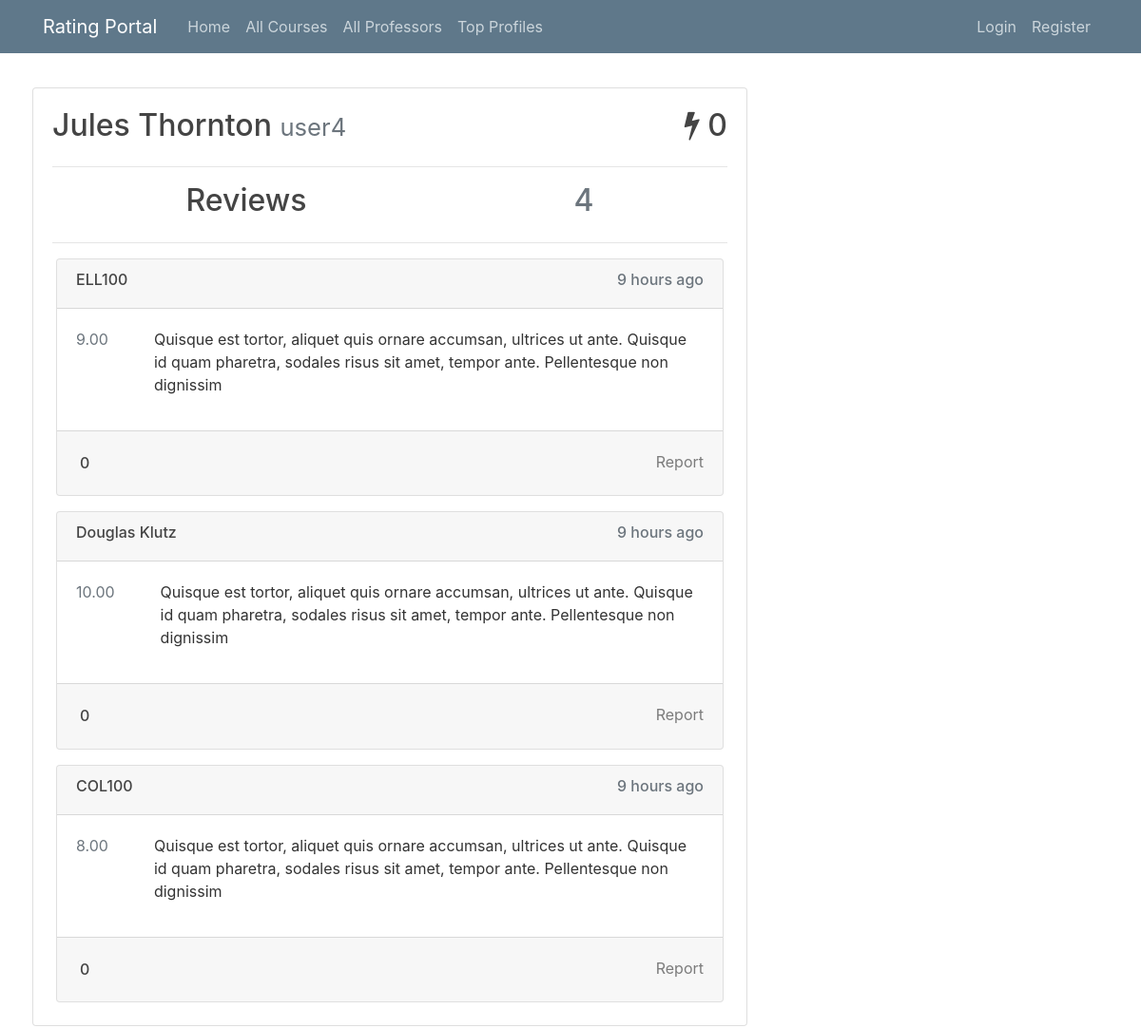
The page /profile/user4/ on the database as committed earlier.
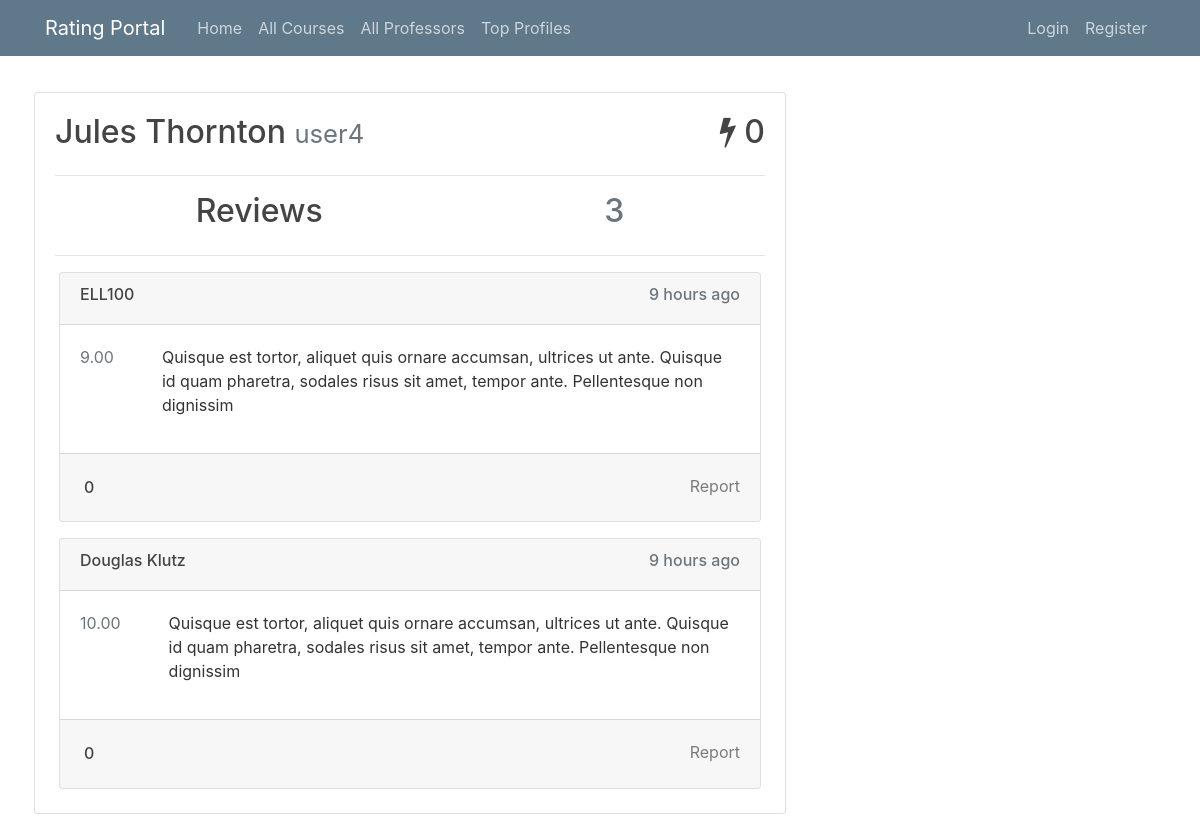
The same page on the database as committed later.
### review/models.py (models this page shows, shortened)
class Review(models.Model):
    score = models.DecimalField(decimal_places=2,max_digits=4)
    reviewContent = models.TextField()
    courseName = models.CharField(max_length=120)
    courseID = models.IntegerField()
    dateAdded = models.DateTimeField(auto_now=False, auto_now_add=True)
    author = models.ForeignKey(User, on_delete= models.CASCADE,related_name='reviews_written')
    isAnonymous = models.BooleanField(default=False)
    class Meta:
        ordering =['-dateAdded']
    def flaggers(self):
        return [u.reporter for u in self.flags.all()]
    def getPageType(self):
        pageType = Course.objects.get(id=self.courseID).pageType
        if pageType=='p':
            return 'professor'
        elif pageType=='c':
            return 'course'

### users/views.py (the view, shortened to what this page needs)
# urls.py: path("profile/<str:profileOwner>/", user_views.profile, name="profile"),
def profile(request, profileOwner):
    profileOwner=User.objects.get(username=profileOwner)
    return render(
        request,
        "users/profile.html",
        {"profileOwner": profileOwner,'currentView':'profile','profileScore':profileOwner.customusermodel.getTotalScore()},
    )

### review/templatetags/customFilters.py (called while the page is built)
@register.filter
def subtract(value,args):
    if value=='':
        value=0
    if args=='':
        args=0
    return int(value)-int(args)

### users/models.py (called while the page is built)
    def getTotalScore(self):
        count = 0
        for review in self.user.reviews_written.all():
            try:
                count+=review.likes.users.count()-review.dislikes.users.count()
            except Review.likes.RelatedObjectDoesNotExist as identifier:
                continue
        return count

### users/templates/users/profile.html (shortened to what this page needs)
{% extends "users/base.html" %}
{% load humanize %}
{% block content %}
<div class="card-body">
    <div class="d-flex justify-content-between">
    <h2>{{profileOwner.first_name}} {{profileOwner.last_name}} <small class="text-muted">{{profileOwner.username}}</small></h2>
    <h2><i class="fa fa-bolt"></i> {{profileScore}}</h2>
    </div>
    <hr>
    <div class="d-flex justify-content-around">
        <h2>Reviews</h2>
        <h2 class="text-muted">{{profileOwner.reviews_written.all.count}}</h2>
    </div>
    <hr>
    {% for review in profileOwner.reviews_written.all %}
    {% include "review/review.html" %}
    {%empty%}
    <h5>No reviews yet.</h5>
    {% endfor %}
</div>
{% endblock content %}

### review/templates/review/review.html (shortened to what this page needs)
{% load humanize %}
{% load customFilters %}
{% if currentView == 'profile' and review.isAnonymous and review.author != request.user and not request.user.is_superuser %}
{%else%}
<div class="card m-1 mt-3">
    <div class="card-header">
        <div class="d-flex justify-content-between">
            {% if currentView == 'profile' %}
            <a class="card-link text-dark" href="{%url review.getPageType review.courseID%}">
                <h6>{{review.courseName}}</h6>
            </a>
            {%endif%}
            <h6 class="text-muted">{{review.dateAdded|naturaltime}}</h6>
        </div>
    </div>
    <div class="card-body">
        <div class="d-flex justify-content-between">
            <span class="text-secondary">
                {{review.score}}
            </span>
            <p class="ml-5">
                {{review.reviewContent}}
            </p>
        </div>
    </div>
    <div class="card-footer text-right ">
        <div class="d-flex justify-content-between">
            <form method="post" class="form-inline">
                <h6 class="text-weight-bold mt-2 p-1">
                    {{review.likes.users.count|subtract:review.dislikes.users.count}}
                </h6>
            </form>
            {% if currentView == 'all' %}
                {% if user.is_superuser %}
                <a href="{%url 'reportAction' review.id%}" class="card-link text-black-50">Take Action</a>
                {%endif%}
            {% else %}
                {% if user.is_superuser %}
                <a class="card-link text-black-50 mt-2"
                    href="{% url 'delete' reviewID=review.id %}?next={{request.path}}">Delete</a>
                {% else %}
                {% if user.get_username == review.author.username%}
                <a class="card-link text-black-50 mt-2"
                    href="{% url 'delete' reviewID=review.id %}?next={{request.path}}">Delete</a>
                {% else %}
                {% if user.get_username in review.flaggers %}
                <a class="card-link text-black-50 mt-2">Reported</a>
                {%else%}
                <a class=" card-link text-black-50 mt-2"
                    href="{% url 'report' reviewID=review.id%}?next={{request.path}}">Report</a>
                {% endif %}
                {% endif %}
                {% endif %}
            {% endif %}
        </div>
    </div>
</div>
{% endif %}

Rows that differ between the two databases and show on the page:
removed Review: courseName "COL100", dateAdded "9 hours ago", score "8.00", reviewContent "Quisque est tortor, aliquet quis ornare accumsan, ultrices ut ante. Quisque id quam pharetra, sodales risus sit amet, tempor ante. Pellentesque non dignissim", likes.users.count|subtract "0"
Other text that changed with them:
{{ profileOwner.reviews_written.all.count }}: "4" → "3"
